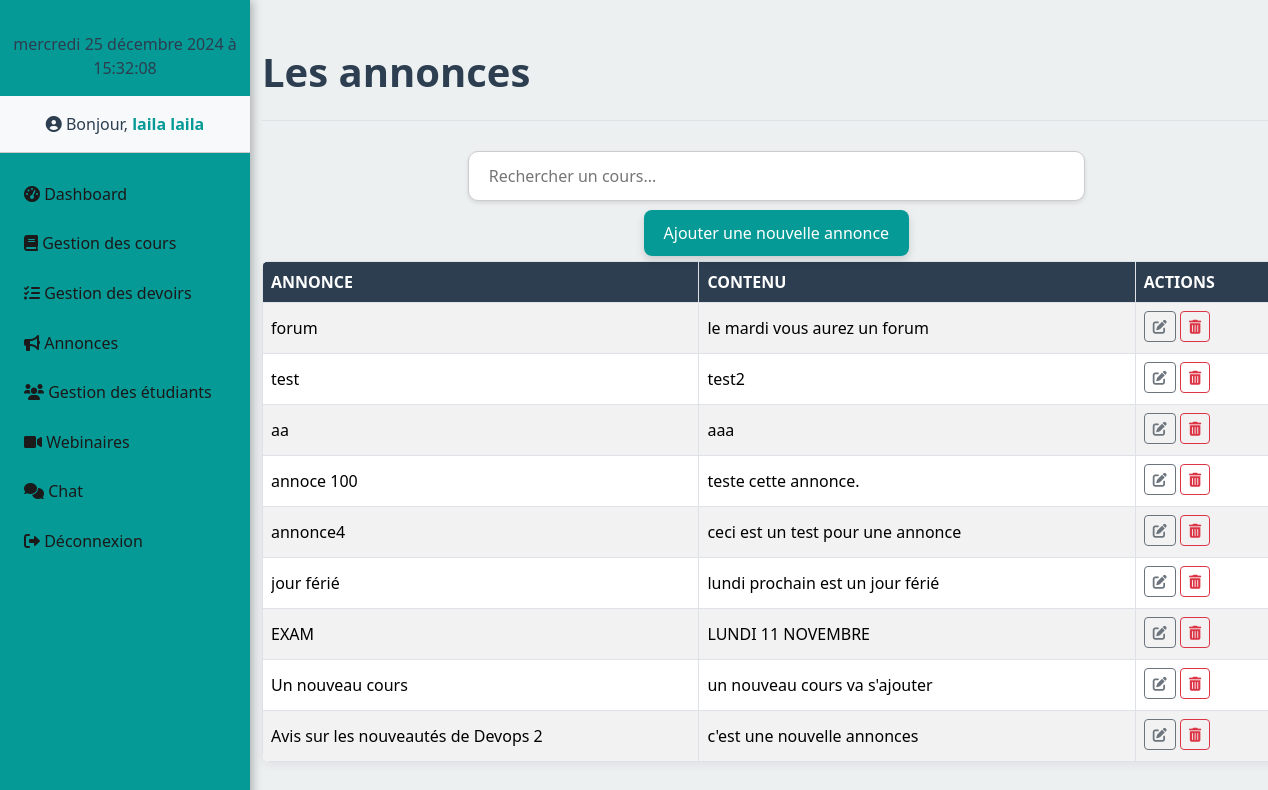
Screenshot of /annonces/ (signed in) with the database file from the repository.
### learn/models.py (models this page shows, shortened)
class Annonces(models.Model):
    title = models.CharField(max_length=255)
    contenu = models.TextField()
    date_creation = models.DateTimeField(auto_now_add=True)

### learn/views.py (the view)
# urls.py: path('annonces/', views.annonces_list, name='annonces_list'),
def annonces_list(request):
    annonces = Annonces.objects.all().values().order_by('-date_creation')
    return render(request,'dashboard/enseignant/Annonces/annonce_list.html',{'annonces':annonces,})

### learn/templates/dashboard/enseignant/Annonces/annonce_list.html (shortened to what this page needs)
{% extends 'dashboard/enseignant/base.html' %}
{% block content %}
        <div class="row">
            <main role="main" class="col-md-9 ml-sm-auto col-lg-10 px-4">
                <div class="d-flex justify-content-between flex-wrap flex-md-nowrap align-items-center pt-3 pb-2 mb-3 border-bottom">
                    <h1 >Les annonces</h1>
                </div>
        <div style="text-align: center; margin-top: 30px;">
            <input type="text" id="searchInput" placeholder="Rechercher un cours..." style="padding: 12px 20px; width: 60%; border-radius: 10px; border: 1px solid #ccc; box-shadow: 0 2px 4px rgba(0, 0, 0, 0.1);">
        </div>
        <p style="text-align: center; margin-top: 20px;">
            <a href="{% url 'add_annonces' %}" style="padding: 12px 20px; background-color: #059a96; color: white; text-decoration: none; border-radius: 8px; box-shadow: 0 4px 8px rgba(0, 0, 0, 0.15);">Ajouter une nouvelle annonce</a>
        </p>
         <table class="table table-striped table-bordered">
                <thead>
                    <tr class="bg-dark text-white">
                        <th>Annonce</th>
                        <th>Contenu</th>
                        <th>Actions</th>
                    </tr>
                </thead>
                <tbody>
    {% for annonce in annonces %}
    <tr>
        <form method="POST" action="{% url 'edit_annonce' annonce.id %}">
            <td>
                <input type="text" name="title" value="{{ annonce.title }}" class="form-control form-control-sm edit-input" disabled>
            </td>
            <td>
                <input type="text" name="contenu" value="{{ annonce.contenu }}" class="form-control form-control-sm edit-input" disabled>
            </td>
            <td>
                <button type="button" class="btn btn-sm btn-outline-secondary edit-btn" title="Modifier">
                    <i class="fas fa-edit"></i>
                </button>
                <a href="{% url 'delete_annonce' annonce.id %}" class="btn btn-sm btn-outline-danger" title="Supprimer" onclick="return confirm('Êtes-vous sûr de vouloir supprimer cette annonce ?');">
                    <i class="fas fa-trash-alt"></i>
                </a>
            </td>
        </form>
    </tr>
    {% endfor %}
</tbody>
            </table>
            </main>
        </div>
{% endblock content %}

### learn/templates/dashboard/enseignant/header.html
<nav class="col-md-2 d-none d-md-block bg-light sidebar">
    <div class="sidebar-sticky">
<div class="row">
        <div class="col-md-12 text-center">
             <p id="current-time"></p>
        </div>
    </div>
        {% if user.is_authenticated %}
            <div class="user-info text-center py-3" style="border-bottom: 1px solid #ccc; background-color: #f8f9fa;">
            <i class="fa-solid fa-circle-user"></i>
                <span class="font-weight-bold">Bonjour,</span>
                <a href="{% url 'profil_utilisateur' %}" class="user-name" style="font-size: 16px; font-weight: bold; color: #059a96; text-decoration: none;">
                    {{ user.first_name|default:user.username }}
                </a>
            </div>
        {% endif %}
        <ul class="nav flex-column mt-3">
            <li class="nav-item">
                <a class="nav-link" href="{% url 'dashboard' %}">
                    <i class="fas fa-tachometer-alt"></i> Dashboard
                </a>
            </li>
            <li class="nav-item">
                <a class="nav-link" href="{% url 'cours_list' %}">
                    <i class="fas fa-book"></i> Gestion des cours
                </a>
            </li>
            <li class="nav-item">
                <a class="nav-link" href="{% url 'visualiser_devoirs' %}">
                    <i class="fas fa-tasks"></i> Gestion des devoirs
                </a>
            </li>
            <li class="nav-item">
                <a class="nav-link" href="{% url 'annonces_list' %}">
                    <i class="fas fa-bullhorn"></i> Annonces
                </a>
            </li>
            <li class="nav-item">
                <a class="nav-link" href="{% url 'liste_etudiants' %}">
                    <i class="fas fa-users"></i> Gestion des étudiants
                </a>
            </li>
              <li class="nav-item">
                <a class="nav-link" href="{% url 'gestion_webinaires' %}">
                    <i class="fas fa-video"></i> Webinaires
                </a>
            </li>
            <li class="nav-item">
                <a class="nav-link" href="{% url 'chat_enseignant'  %}">
                       <i class="fas fa-comments"></i> Chat
                </a>
            </li>
            <li class="nav-item">
                <a class="nav-link" href="{% url 'log_out' %}">
                    <i class="fas fa-sign-out-alt"></i> Déconnexion
                </a>
            </li>
        </ul>
    </div>
</nav>

### learn/static/css/styles.css (style rules this page uses)
.sidebar { background-color: #059a96 !important; color: #2c3e50 !important; padding-top: 2rem;!important; width: 250px; position: fixed; top: 0; left: 0; height: 100vh; box-shadow: 2px 0 10px rgba(0, 0, 0, 0.3); }
.sidebar .nav-link { color: #1b1919; padding: 0.8rem 1.5rem; border-radius: 4px; transition: color 0.3s, background-color 0.3s; }
main { margin-left: 250px; padding: 2rem; background-color: #ecf0f1; min-height: 100vh; }
h1, h4 { color: #2c3e50; font-weight: bold; margin-bottom: 1rem; }
.table { background: white; border-radius: 8px; box-shadow: 0 4px 8px rgba(0, 0, 0, 0.05); overflow: hidden; }
.table th { background-color: #2c3e50; color: white; text-transform: uppercase; font-weight: 600; }
.table tbody tr:nth-child(even) { background-color: #f9f9f9; }
button { background-color: #6a1b9a; color: white; border: none; padding: 8px; cursor: pointer; border-radius: 5px; }
.edit-input[disabled] { border: none; background: none; color: inherit; padding: 0; font-size: inherit; cursor: default; }
.edit-input { border: none; background: none; padding: 0; font-size: inherit; color: inherit; }

### rows the page displays
Annonces: title "forum", contenu "le mardi vous aurez un forum"
Annonces: title "test", contenu "test2"
Annonces: title "aa", contenu "aaa"
Annonces: title "annoce 100", contenu "teste cette annonce."
Annonces: title "annonce4", contenu "ceci est un test pour une annonce"
Annonces: title "jour férié", contenu "lundi prochain est un jour férié"
Annonces: title "EXAM", contenu "LUNDI 11 NOVEMBRE"
Annonces: title "Un nouveau cours", contenu "un nouveau cours va s'ajouter"
Annonces: title "Avis sur les nouveautés de Devops 2", contenu "c'est une nouvelle annonces"

### other values shown
{{ user.first_name|default:user.username }} "laila laila"
